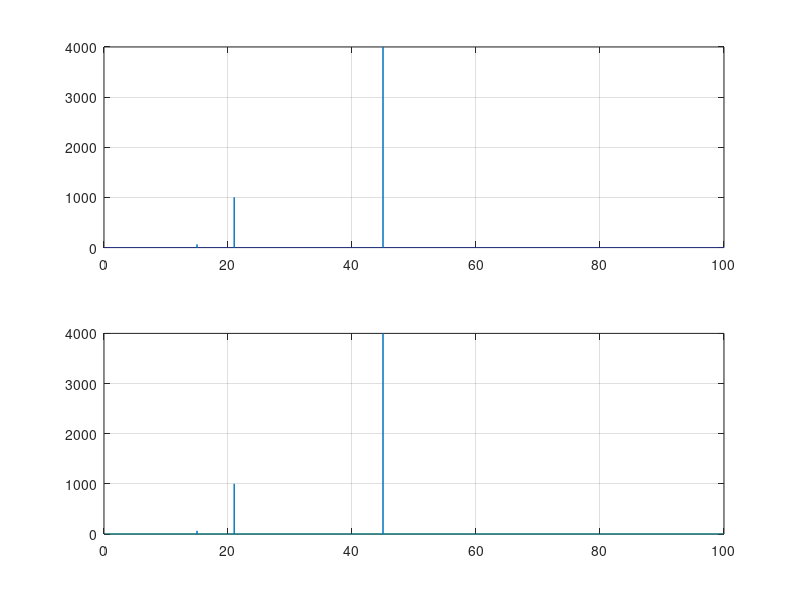

Write MATLAB code to recreate this figure.
N = 100000;
L = 500;

dt = L/N;
df = 1/L;

t = (0:N-1)*dt;
f = (0:N/2)*df;

sig1 = 0.5*cos(2*pi*15*t);
sig2 = sig1 + 2*sin(2*pi*21*t);
sig3 = sig2 - 4*cos(2*pi*45*t);

S1 = 2*abs(fft(sig1))/N;
S2 = 2*abs(fft(sig2))/N;
S3 = 2*abs(fft(sig3))/N;

[S4,F] = periodogram(sig3,[],'onesided',length(sig3),1/dt);

S5 = fft(sig3);
S5 = 2*dt/N*abs(S5(1:N/2+1)).^2;

figure
subplot(2,1,1)
plot(f,S5);
grid on;

subplot(2,1,2)
plot(F,S4);
grid on
